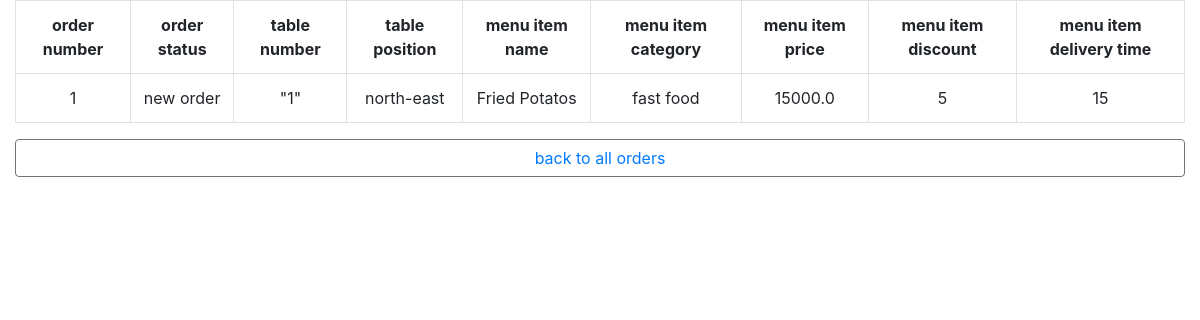
The page /cafe5/1 on the database its author committed.
### cafe5/models.py (models this page shows, shortened)
class Orders(models.Model):
    order_number = models.IntegerField()
    status = models.CharField(max_length=50)
    time_stamp = models.DateTimeField(auto_now_add=True)
    table_id = models.ForeignKey(Table, on_delete=models.CASCADE)
    menu_item_id = models.ForeignKey(MenuItems, on_delete=models.CASCADE)

class Table(models.Model):
    table_number = models.CharField(max_length=3)
    cafe_space_position = models.CharField(max_length=100)
    def __str__(self):
        return f"{self.table_number}"

class MenuItems(models.Model):
    name = models.CharField(max_length=50)
    category = models.CharField(max_length=100)
    discount = models.IntegerField()
    price = models.FloatField()
    serving_time_period = models.IntegerField()
    estimated_cooking_time = models.IntegerField()
    def __str__(self):
        return f"{self.name}"

### cafe5/views.py (the view)
# urls.py: path('<int:pk>', OrderDetails2.as_view(), name='order_details_generic_view'),
class OrderDetails2(generic.DetailView):
    template_name = 'order_detail.html'
    model = Orders
    context_object_name = 'o_detail'

### templates/order_detail.html (shortened to what this page needs)
<!DOCTYPE html>
<html lang="en">
<head>
    <link href="https://maxcdn.bootstrapcdn.com/bootstrap/4.5.2/css/bootstrap.min.css" rel="stylesheet">
</head>
<body>
<div class="container-fluid">
<table class="table table-bordered text-center">
    <tr>
        <th>order number</th>
        <th>order status</th>
        <th>table number</th>
        <th>table position</th>
        <th>menu item name</th>
        <th>menu item category</th>
        <th>menu item price</th>
        <th>menu item discount</th>
        <th>menu item delivery time</th>
    </tr>
    <tr>
        <td>{{ o_detail.order_number }}</td>
        <td>{{ o_detail.status }}</td>
        <td>{{ o_detail.table_id }}</td>
        <td>{{ o_detail.table_id.cafe_space_position }}</td>
        <td>{{ o_detail.menu_item_id }}</td>
        <td>{{ o_detail.menu_item_id.category }}</td>
        <td>{{ o_detail.menu_item_id.price }}</td>
        <td>{{ o_detail.menu_item_id.discount }}</td>
        <td>{{ o_detail.menu_item_id.serving_time_period }}</td>
    </tr>
    </table>
<button class="btn btn-block btn-outline-secondary"><a href="{% url 'cafe5:all_orders_generic_view' %}">back to all orders</a></button>
</div>
</body>
</html>

### rows shown on the page
Orders: order_number "1", status "new order", table_id "\"1\"", table_id.cafe_space_position "north-east", menu_item_id "Fried Potatos", menu_item_id.category "fast food", menu_item_id.price "15000.0", menu_item_id.discount "5", menu_item_id.serving_time_period "15"
